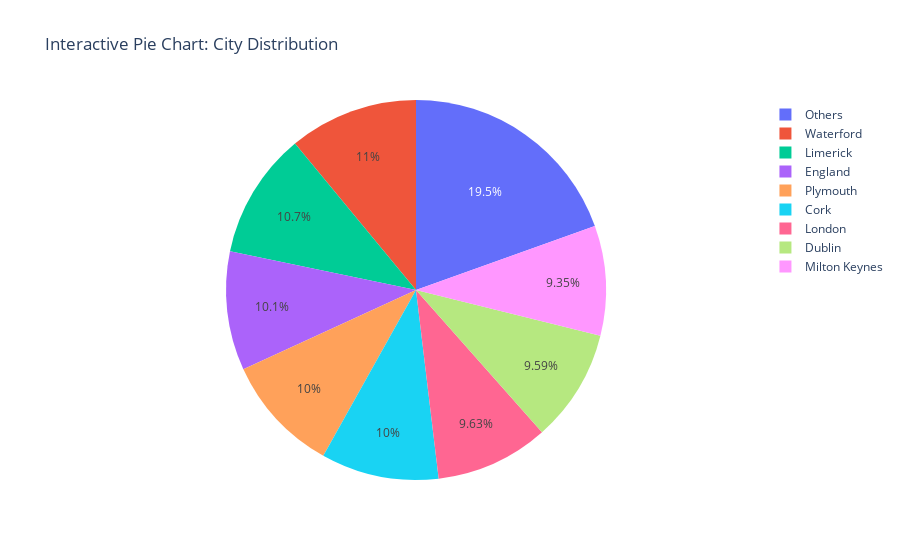

Notebook cell for this chart:
### Code cell
# Calculate the percentage distribution of contacts by city
city_distribution = data_graphics['city'].value_counts(normalize=True) * 100

# Identify cities with less than 9% and group them into 'Others'
threshold = 9.4
filtered_cities = city_distribution[city_distribution >= threshold].index
data_graphics['city_grouped'] = data_graphics['city'].apply(lambda x: x if x in filtered_cities else 'Others')

# Create a pie chart to show the grouped distribution
fig = px.pie(data_graphics, names='city_grouped', title='Interactive Pie Chart: City Distribution')

# Show the plot
fig.show()

### Figure 1 — Plotly figure (JSON) as saved in the notebook; plotly's stock layout.template omitted (floating-point values rounded to 4 significant figures; data arrays with more than 128 entries replaced by an {"elided": "..."} marker saying what was removed)
{"data": [{"domain": {"x": [0, 1], "y": [0, 1]}, "hovertemplate": "city_grouped=%{label}<extra></extra>", "labels": {"elided": "6269 str values"}, "legendgroup": "", "name": "", "showlegend": true, "type": "pie"}], "layout": {"legend": {"tracegroupgap": 0}, "title": {"text": "Interactive Pie Chart: City Distribution"}}}
